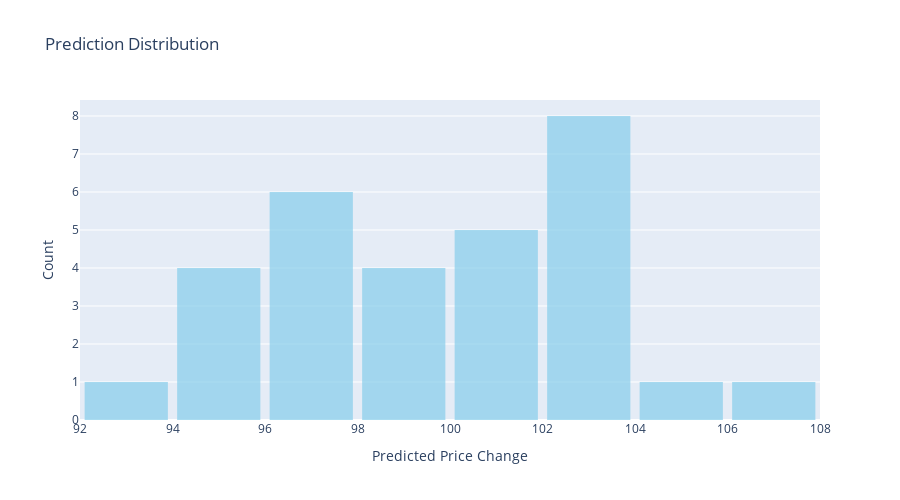

Notebook source saved alongside this figure:
### Code cell
def plot_confidence_distribution(data):
    fig = go.Figure()
    
    fig.add_trace(go.Histogram(
        x=data['Prediction'],
        marker_color='skyblue',
        opacity=0.7,
        name='Predictions'
    ))
    
    fig.update_layout(
        title='Prediction Distribution',
        xaxis_title='Predicted Price Change',
        yaxis_title='Count',
        bargap=0.1,
        height=500
    )
    
    fig.show()

plot_confidence_distribution(df)

### Figure 1 — Plotly figure (JSON) as saved in the notebook; plotly's stock layout.template omitted (floating-point values rounded to 4 significant figures)
{"data": [{"marker": {"color": "skyblue"}, "name": "Predictions", "opacity": 0.7, "type": "histogram", "x": [98.9, 96.76, 97.15, 94.55, 94.79, 98.78, 97.44, 102.7, 99.38, 102.6, 103.3, 104.7, 107.2, 103.4, 103.7, 101.4, 100.0, 102.3, 101.5, 100.1, 102.0, 103.2, 100.2, 96.25, 97.74, 97.79, 98.92, 94.34, 94.1, 92.69]}], "layout": {"bargap": 0.1, "height": 500, "title": {"text": "Prediction Distribution"}, "xaxis": {"title": {"text": "Predicted Price Change"}}, "yaxis": {"title": {"text": "Count"}}}}
